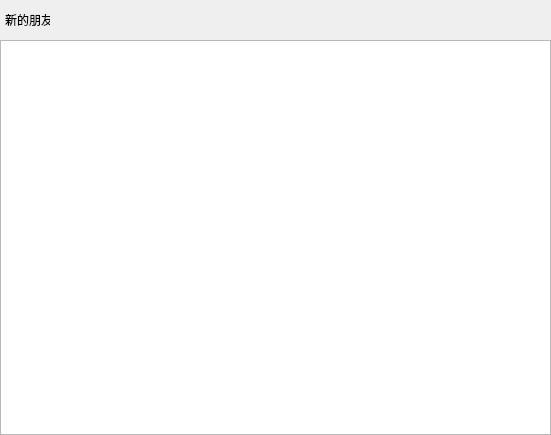
<?xml version="1.0" encoding="UTF-8"?>
<ui version="4.0">
 <class>ApplyFriendPage</class>
 <widget class="QWidget" name="ApplyFriendPage">
  <property name="geometry">
   <rect>
    <x>0</x>
    <y>0</y>
    <width>551</width>
    <height>435</height>
   </rect>
  </property>
  <property name="windowTitle">
   <string>Form</string>
  </property>
  <layout class="QVBoxLayout" name="verticalLayout">
   <property name="spacing">
    <number>0</number>
   </property>
   <property name="leftMargin">
    <number>0</number>
   </property>
   <property name="topMargin">
    <number>0</number>
   </property>
   <property name="rightMargin">
    <number>0</number>
   </property>
   <property name="bottomMargin">
    <number>0</number>
   </property>
   <item>
    <widget class="QWidget" name="friend_apply_widget" native="true">
     <layout class="QHBoxLayout" name="horizontalLayout">
      <property name="spacing">
       <number>0</number>
      </property>
      <property name="leftMargin">
       <number>5</number>
      </property>
      <property name="topMargin">
       <number>0</number>
      </property>
      <property name="rightMargin">
       <number>0</number>
      </property>
      <property name="bottomMargin">
       <number>0</number>
      </property>
      <item>
       <widget class="QLabel" name="driend_apply_label">
        <property name="minimumSize">
         <size>
          <width>40</width>
          <height>40</height>
         </size>
        </property>
        <property name="maximumSize">
         <size>
          <width>16777215</width>
          <height>40</height>
         </size>
        </property>
        <property name="text">
         <string>新的朋友</string>
        </property>
       </widget>
      </item>
      <item>
       <spacer name="horizontalSpacer">
        <property name="orientation">
         <enum>Qt::Orientation::Horizontal</enum>
        </property>
        <property name="sizeHint" stdset="0">
         <size>
          <width>503</width>
          <height>20</height>
         </size>
        </property>
       </spacer>
      </item>
     </layout>
    </widget>
   </item>
   <item>
    <widget class="QWidget" name="widget_2" native="true">
     <layout class="QVBoxLayout" name="verticalLayout_2">
      <property name="spacing">
       <number>0</number>
      </property>
      <property name="leftMargin">
       <number>0</number>
      </property>
      <property name="topMargin">
       <number>0</number>
      </property>
      <property name="rightMargin">
       <number>0</number>
      </property>
      <property name="bottomMargin">
       <number>0</number>
      </property>
      <item>
       <widget class="ApplyFriendList" name="apply_friend_list"/>
      </item>
     </layout>
    </widget>
   </item>
  </layout>
 </widget>
 <customwidgets>
  <customwidget>
   <class>ApplyFriendList</class>
   <extends>QListWidget</extends>
   <header>applyfriendlist.h</header>
  </customwidget>
 </customwidgets>
 <resources/>
 <connections/>
</ui>
